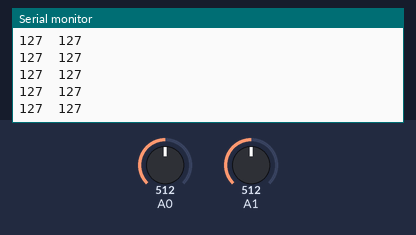
Simulated run of this sketch. Board: Arduino Uno, built with avr-gcc and run on an emulated ATmega328P. Parts: the last lines printed to the serial monitor. Inputs (shaded band) come from the test bench; at power-on: A0 = 512, A1 = 512.

Above: at 1.2 s.
1.3 s: A0 set to 716
At 2.0 s:
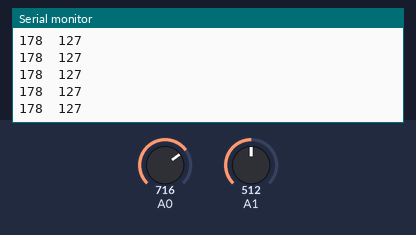
4.3 s: A1 set to 716
At 5.1 s:
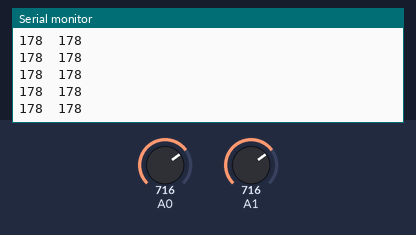
5.8 s: A0 set to 900
At 6.8 s:
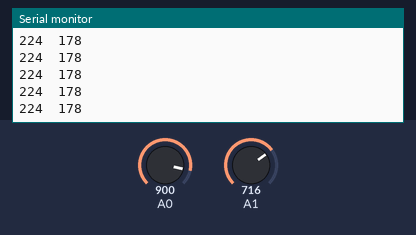
7.3 s: A1 set to 900
At 8.2 s:
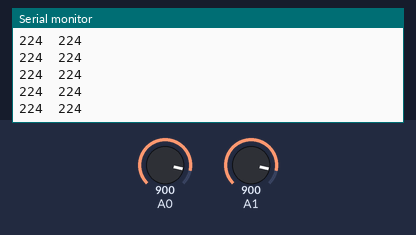
Timing chart, 0 to 9.8 s (numbered marks = the images above; inputs shaded):
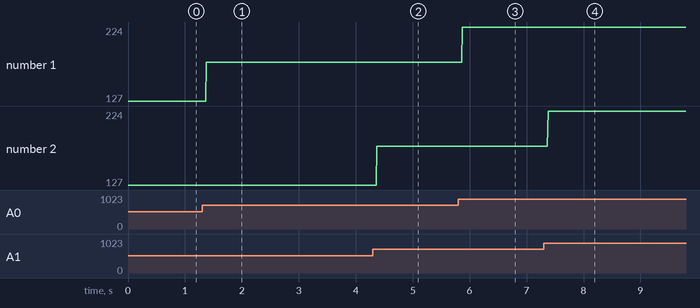

The sketch:

Read_Analog_Stick.ino
```cpp
//Using Arduino
#define joyX = A0;
#define joyY = A1;
int sw = 2;

//Using RPI Pico
//#define joyX = 27;
//#define joyY = 26;
//int sw = 22

int valx, valy;
char xyData[32] = "";
int sw_state = 0;

void setup() {
  Serial.begin(9600);
}

void loop() {
  // put your main code here, to run repeatedly:
  valx = map(analogRead(A0), 0, 1024, 0, 255);
  valy = map(analogRead(A1), 0, 1024, 0, 255);

  //print the values with to plot or view
  Serial.print(valx);
  Serial.print("\t");
  Serial.println(valy);

}
```

Measured:
- after the input at 1.3 s, the serial monitor: prints a new line after 0.08 s (image 1)
- after the input at 4.3 s, the serial monitor: prints a new line after 0.07 s (image 2)
- after the input at 5.8 s, the serial monitor: prints a new line after 0.07 s (image 3)
- after the input at 7.3 s, the serial monitor: prints a new line after 0.08 s (image 4)
- plotted number 1: 127 → 178 after the input at 1.3 s, 178 → 224 after the input at 5.8 s
